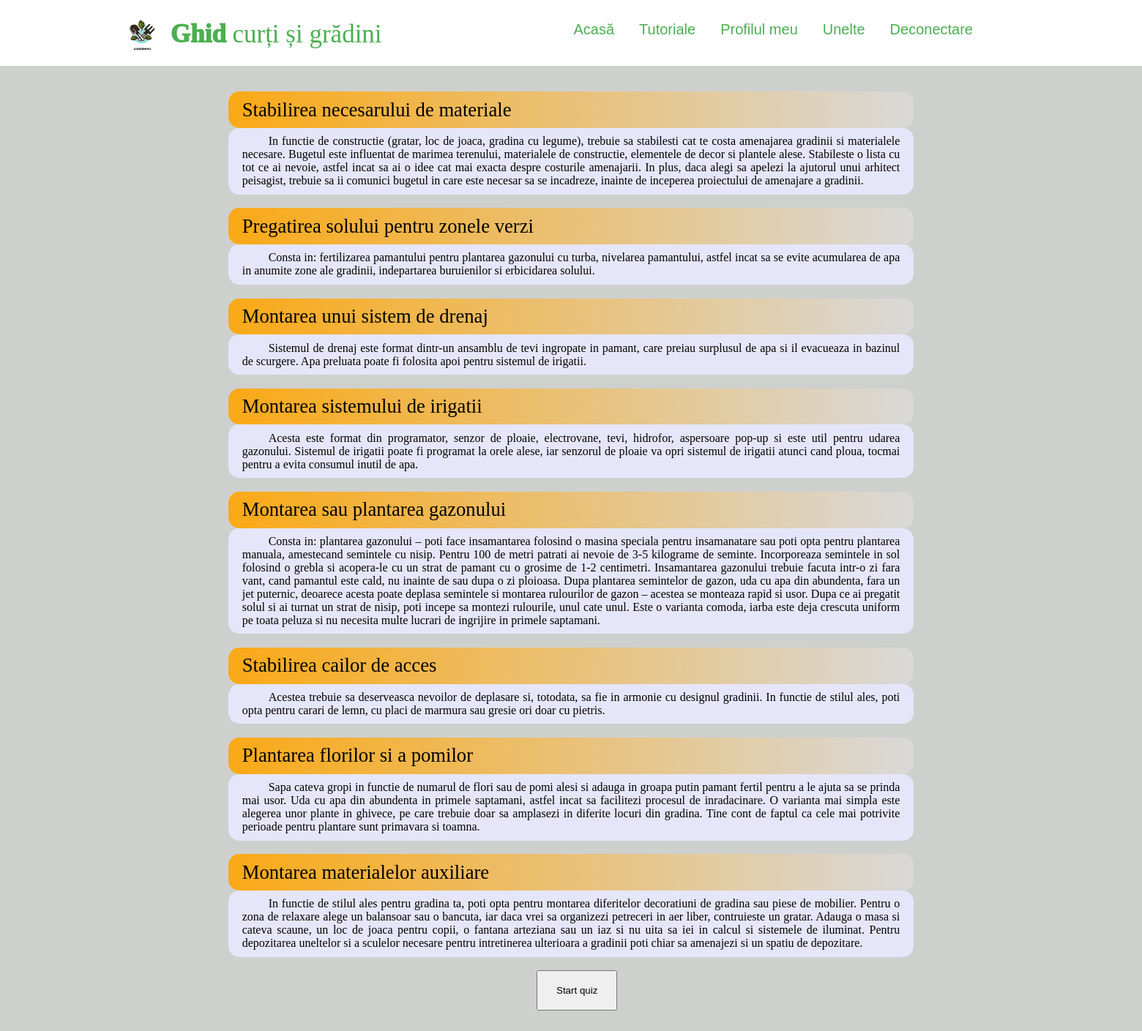
The app's page /php/tutorial.php?tutorialID=1 (signed in) with its own data.
### tables this page shows
CREATE TABLE `steps` (
  `stepID` int(11) NOT NULL,
  `title` varchar(50) NOT NULL,
  `content` varchar(5000) NOT NULL,
  `tutorialID` int(11) NOT NULL
);

### php/tutorial.php (the view, shortened to what this page needs)
<?php
require "header.php";
?>
<main>
<head>
    <link rel="stylesheet" type="text/css" href="../style/tutorial1.css">
</head>
<body>
  <div class="content">
    <div id="listing">
      <?php
       require 'dbconnection.php';
       $tutorialID = $_GET["tutorialID"];
       $quizID = $tutorialID;
       $dif = mysqli_query($conn, "select difficulty from tutorials where quizID =".$quizID);
       $dif = mysqli_fetch_array($dif);
       $dif = $dif["difficulty"];
       if ($dif == "Usor")
       {
          $pasi = mysqli_query($conn, "select title, content from steps where tutorialID =".$tutorialID);
          while ($row = mysqli_fetch_array($pasi))
          {
            echo "<div class=\"title\">";
            echo $row["title"];
            echo "</div>";
            echo "<div class=\"continut\">";
            echo $row["content"];
            echo "</div>";
          }
          echo "</div>";
          echo "<form action=\"quiz.php\" method=\"get\">
          <input type=\"hidden\" name=\"quizID\" value=$quizID>
          <input class=\"buton\" type=\"submit\" value=\"Start quiz\">
          </form>";
          echo "</div>";
       }
      ?>
</body>

### php/header.php (shortened to what this page needs)
<!DOCTYPE html>
<html lang="ro">
<head>
    <link rel="stylesheet" type="text/css" href="../style/new.css">
    <div class="header">
        <div class="inner_header">
            <div class="logo_container">
                <img src="../images/gardening.png" alt="logo" />
                <h1><span>Ghid</span> curți și grădini</h1>
            </div>
            <nav>
                <ul>
                    <li><a href="./index.php">Acasă</a></li>
                    <li><a href="./tutoriale.php">Tutoriale</a></li>
                    <form action="./myProfile.php" style="display:inline" method="POST">
                        <li><a href="javascript:;" onclick="myFunction(); parentNode.parentNode.submit()">Profilul meu</a></li>
                    </form>
                        <li><a href="../unelte.html">Unelte</a></li>
                        <?php
                        if (isset($_SESSION['userId']))
                        {
                          echo '<li><a href="./logout.php">Deconectare</a></li>';
                        }
                        else {
                            echo '<li><a href="./login.php">Conectare</a></li>';
                        }
                    ?>
                </ul>
            </nav>
        </div>
    </div>
</head>

### style/new.css (style rules this page uses)
* { margin: 0; padding: 0; box-sizing: border-box; list-style: none; text-decoration: none; }
.logo_container { max-width:100%; height: 100%; display: table; float: left; }
.logo_container h1 { max-width: 100%; color: #4CAF50; height: 100%; display: table-cell; vertical-align: middle; font-family: 'Montserrat'; font-size: 35px; font-weight: 200; }
.logo_container h1 span { max-width: 100%; }
.logo_container img { max-width: 100%; height: 69px; margin: 10px; padding: 10px 0px; }
nav { background: white; height: 80px; width: 100%; }
nav ul { float: right; margin-right: 60px; }
nav ul li { display: inline-block; line-height: 80px; margin: 0 2px; }
nav ul li a { color: #4CAF50; font-weight: 500; font-size: 20px; padding: 7px 13px; border-radius: 3px; font-family: 'Poppins', sans-serif; }
.header { width: 100%; height: 90px; display: inline-block; background-color: white; margin: 0 auto; }
.inner_header { width: 80%; height: 100%; display: block; margin: 0 auto; }

### style/tutorial1.css (style rules this page uses)
* { margin:0; padding: 0; list-style: none; text-decoration: none; }
.header { width: 100%; height: 90px; display: inline-block; background-color: white; margin: 0 auto; }
.inner_header { width: 80%; height: 100%; display: block; margin: 0 auto; }
.logo_container { max-width:100%; height: 100%; display: table; float: left; }
.logo_container h1 { max-width: 100%; color: #4CAF50; height: 100%; display: table-cell; vertical-align: middle; font-family: 'Montserrat'; font-size: 35px; font-weight: 200; }
.logo_container h1 span { max-width: 100%; font-weight: 1000; }
.logo_container img { max-width: 100%; height: 69px; float: middle; padding: 10px 0px; }
body { max-width: 100%; margin:0; padding:0; background-color: #CED0CE; }
.content { padding-left: 20%; padding-right:20%; padding-top:2%; padding-bottom: 2%; }
.title { padding-top:1%; padding-bottom:1%; padding-left:2%; border-color: #000; border-radius:15px; font-size:20pt; background-image: linear-gradient(to left,#d9d9d9, #FAA916);; }
.buton { width: 110px; height: 55px; margin-left: 45%; margin-right: 45%; }
.continut { background-color:#E6E6FA; padding-top:1%; padding-bottom:1%; padding-left:2%; padding-right:2%; text-indent: 4%; text-align:justify; margin-bottom: 2%; border-color: black; border-radius:15px; }

### records on screen
steps: title "Stabilirea necesarului de materiale", content "In functie de constructie (gratar, loc de joaca, gradina cu legume), trebuie sa stabilesti cat te costa amenajarea gradinii si materialele necesare. Bugetul este influentat de marimea terenului, materialele de constructie, elementele de decor si plantele alese. Stabileste o lista cu tot ce ai nevoie, astfel incat sa ai o idee cat mai exacta despre costurile amenajarii. In plus, daca alegi sa apelezi la ajutorul unui arhitect peisagist, trebuie sa ii comunici bugetul in care este necesar sa se incadreze, inainte de inceperea proiectului de amenajare a gradinii."
steps: title "Pregatirea solului pentru zonele verzi", content "Consta in: fertilizarea pamantului pentru plantarea gazonului cu turba, nivelarea pamantului, astfel incat sa se evite acumularea de apa in anumite zone ale gradinii, indepartarea buruienilor si erbicidarea solului."
steps: title "Montarea unui sistem de drenaj", content "Sistemul de drenaj este format dintr-un ansamblu de tevi ingropate in pamant, care preiau surplusul de apa si il evacueaza in bazinul de scurgere. Apa preluata poate fi folosita apoi pentru sistemul de irigatii."
steps: title "Montarea sistemului de irigatii", content "Acesta este format din programator, senzor de ploaie, electrovane, tevi, hidrofor, aspersoare pop-up si este util pentru udarea gazonului. Sistemul de irigatii poate fi programat la orele alese, iar senzorul de ploaie va opri sistemul de irigatii atunci cand ploua, tocmai pentru a evita consumul inutil de apa."
steps: title "Montarea sau plantarea gazonului", content "Consta in: plantarea gazonului – poti face insamantarea folosind o masina speciala pentru insamanatare sau poti opta pentru plantarea manuala, amestecand semintele cu nisip. Pentru 100 de metri patrati ai nevoie de 3-5 kilograme de seminte. Incorporeaza semintele in sol folosind o grebla si acopera-le cu un strat de pamant cu o grosime de 1-2 centimetri. Insamantarea gazonului trebuie facuta intr-o zi fara vant, cand pamantul este cald, nu inainte de sau dupa o zi ploioasa. Dupa plantarea semintelor de gazon, uda cu apa din abundenta, fara un jet puternic, deoarece acesta poate deplasa semintele si montarea rulourilor de gazon – acestea se monteaza rapid si usor. Dupa ce ai pregatit solul…"
steps: title "Stabilirea cailor de acces", content "Acestea trebuie sa deserveasca nevoilor de deplasare si, totodata, sa fie in armonie cu designul gradinii. In functie de stilul ales, poti opta pentru carari de lemn, cu placi de marmura sau gresie ori doar cu pietris."
steps: title "Plantarea florilor si a pomilor", content "Sapa cateva gropi in functie de numarul de flori sau de pomi alesi si adauga in groapa putin pamant fertil pentru a le ajuta sa se prinda mai usor. Uda cu apa din abundenta in primele saptamani, astfel incat sa facilitezi procesul de inradacinare. O varianta mai simpla este alegerea unor plante in ghivece, pe care trebuie doar sa amplasezi in diferite locuri din gradina. Tine cont de faptul ca cele mai potrivite perioade pentru plantare sunt primavara si toamna."
steps: title "Montarea materialelor auxiliare", content "In functie de stilul ales pentru gradina ta, poti opta pentru montarea diferitelor decoratiuni de gradina sau piese de mobilier. Pentru o zona de relaxare alege un balansoar sau o bancuta, iar daca vrei sa organizezi petreceri in aer liber, contruieste un gratar. Adauga o masa si cateva scaune, un loc de joaca pentru copii, o fantana arteziana sau un iaz si nu uita sa iei in calcul si sistemele de iluminat. Pentru depozitarea uneltelor si a sculelor necesare pentru intretinerea ulterioara a gradinii poti chiar sa amenajezi si un spatiu de depozitare."
